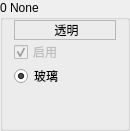
                 <widget class="QGroupBox" name="Base00">
                  <property name="sizePolicy">
                   <sizepolicy hsizetype="Fixed" vsizetype="Preferred">
                    <horstretch>0</horstretch>
                    <verstretch>0</verstretch>
                   </sizepolicy>
                  </property>
                  <property name="minimumSize">
                   <size>
                    <width>130</width>
                    <height>0</height>
                   </size>
                  </property>
                  <property name="maximumSize">
                   <size>
                    <width>130</width>
                    <height>16777215</height>
                   </size>
                  </property>
                  <property name="autoFillBackground">
                   <bool>true</bool>
                  </property>
                  <property name="title">
                   <string>0 None</string>
                  </property>
                  <property name="flat">
                   <bool>false</bool>
                  </property>
                  <layout class="QVBoxLayout" name="verticalLayout_6">
                   <property name="spacing">
                    <number>0</number>
                   </property>
                   <property name="topMargin">
                    <number>0</number>
                   </property>
                   <property name="bottomMargin">
                    <number>0</number>
                   </property>
                   <item>
                    <widget class="QLabel" name="Color00">
                     <property name="font">
                      <font>
                       <family>微软雅黑</family>
                       <pointsize>9</pointsize>
                      </font>
                     </property>
                     <property name="frameShape">
                      <enum>QFrame::StyledPanel</enum>
                     </property>
                     <property name="text">
                      <string>&lt;html&gt;&lt;head/&gt;&lt;body&gt;&lt;p align=&quot;center&quot;&gt;透明&lt;/p&gt;&lt;/body&gt;&lt;/html&gt;</string>
                     </property>
                    </widget>
                   </item>
                   <item>
                    <widget class="QCheckBox" name="Enable00">
                     <property name="enabled">
                      <bool>false</bool>
                     </property>
                     <property name="text">
                      <string>启用</string>
                     </property>
                     <property name="checkable">
                      <bool>true</bool>
                     </property>
                     <property name="checked">
                      <bool>true</bool>
                     </property>
                    </widget>
                   </item>
                   <item>
                    <widget class="QRadioButton" name="is00Glass">
                     <property name="text">
                      <string>玻璃</string>
                     </property>
                     <property name="icon">
                      <iconset resource="../BlockTextures.qrc">
                       <normaloff>:/new/Textures/Slope/block/glass.png</normaloff>:/new/Textures/Slope/block/glass.png</iconset>
                     </property>
                     <property name="checked">
                      <bool>true</bool>
                     </property>
                    </widget>
                   </item>
                   <item>
                    <spacer name="verticalSpacer_3">
                     <property name="orientation">
                      <enum>Qt::Vertical</enum>
                     </property>
                     <property name="sizeHint" stdset="0">
                      <size>
                       <width>20</width>
                       <height>40</height>
                      </size>
                     </property>
                    </spacer>
                   </item>
                  </layout>
                 </widget>
